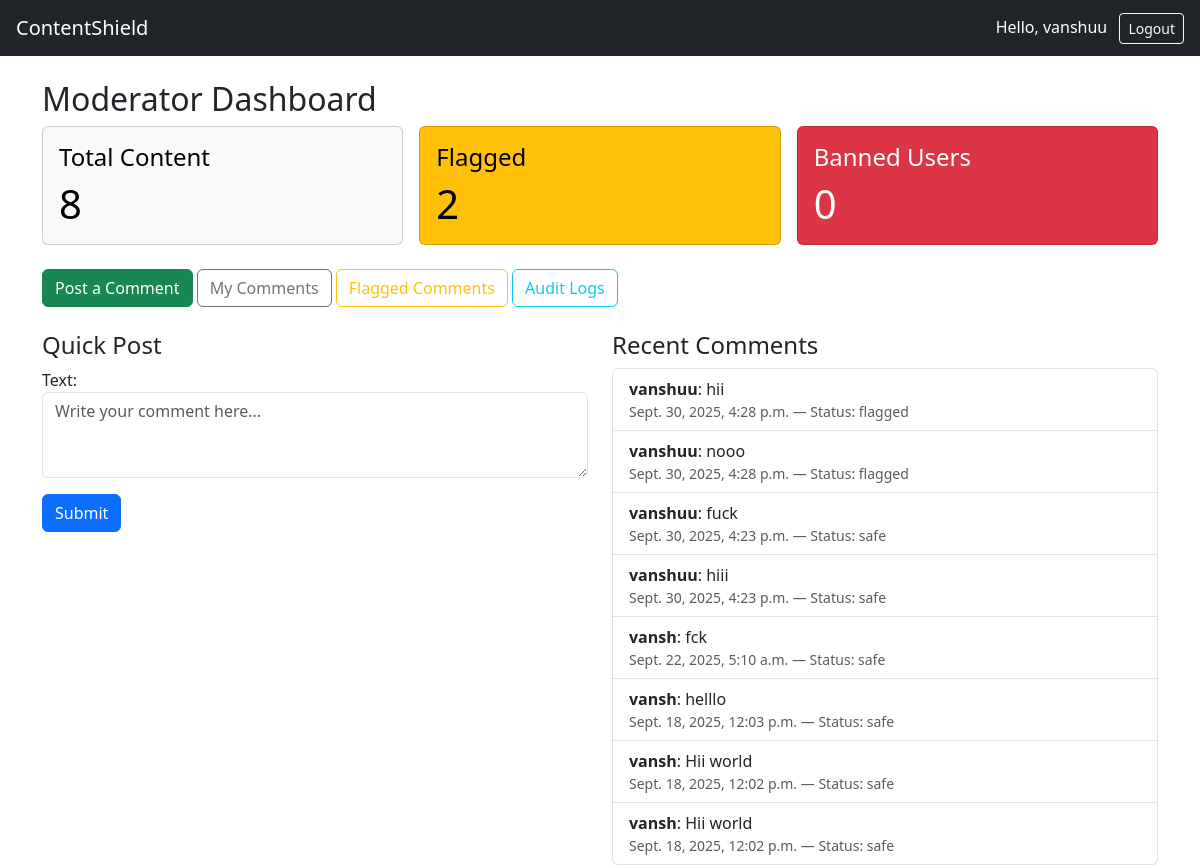
The app's page /dashboard/ (signed in) with its own data.
### users/models.py (models this page shows, shortened)
class User(AbstractUser):
    ROLE_CHOICES = (
        ('admin', 'Admin'),
        ('moderator', 'Moderator'),
        ('user', 'User'),
    )
    role = models.CharField(max_length=20, choices=ROLE_CHOICES, default='user')
    is_banned = models.BooleanField(default=False)

### moderation/models.py (models this page shows, shortened)
class Content(models.Model):
    STATUS_CHOICES = (
        ('safe', 'Safe'),
        ('flagged', 'Flagged'),
        ('banned', 'Banned'),
    )
    user = models.ForeignKey(User, on_delete=models.CASCADE, related_name="contents")
    text = models.CharField(max_length=1000)
    created_at = models.DateTimeField(auto_now_add=True)  # use auto_now_add, not auto_now
    status = models.CharField(max_length=20, choices=STATUS_CHOICES, default='safe')

### dashboard/views.py (the view)
# urls.py: path('', dashboard_home, name='dashboard_home'),
@login_required
def dashboard_home(request):
    total_content = Content.objects.count()
    flagged_content = Content.objects.filter(status="flagged").count()
    banned_users = request.user.__class__.objects.filter(is_banned=True).count()
    stats = {
        "total_content": total_content,
        "flagged_content": flagged_content,
        "banned_users": banned_users,
    }
    recent_comments = Content.objects.order_by("-created_at")[:10]
    form = ContentForm()
    return render(
        request,
        "dashboard/home.html",
        {"stats": stats, "recent_comments": recent_comments, "form": form},
    )

### moderation/forms.py
class ContentForm(forms.ModelForm):
    class Meta:
        model = Content
        fields = ["text"]
        widgets = {
            "text": forms.Textarea(
                attrs={
                    "rows": 3,
                    "placeholder": "Write your comment here...",
                    "class": "form-control",
                }
            )
        }

### dashboard/templates/dashboard/home.html (shortened to what this page needs)
{% extends "base.html" %}
{% block content %}
<h2>Moderator Dashboard</h2>
<div class="row g-3">
  <div class="col-md-4">
    <div class="card text-bg-light">
      <div class="card-body">
        <div class="h4">Total Content</div>
        <div class="display-6">{{ stats.total_content }}</div>
      </div>
    </div>
  </div>
  <div class="col-md-4">
    <div class="card text-bg-warning">
      <div class="card-body">
        <div class="h4">Flagged</div>
        <div class="display-6">{{ stats.flagged_content }}</div>
      </div>
    </div>
  </div>
  <div class="col-md-4">
    <div class="card text-bg-danger">
      <div class="card-body">
        <div class="h4">Banned Users</div>
        <div class="display-6">{{ stats.banned_users }}</div>
      </div>
    </div>
  </div>
</div>
<div class="mt-4">
  <a href="{% url 'post_comment' %}" class="btn btn-success">Post a Comment</a>
  <a href="{% url 'my_comments' %}" class="btn btn-outline-secondary">My Comments</a>
  <a href="{% url 'flagged_comments' %}" class="btn btn-outline-warning">Flagged Comments</a>
  <a href="{% url 'audit_logs' %}" class="btn btn-outline-info">Audit Logs</a>
</div>
<div class="row mt-4">
  <div class="col-md-6">
    <h4>Quick Post</h4>
    <form method="post" action="{% url 'post_comment' %}">
      {{ form.as_p }}
      <button type="submit" class="btn btn-primary">Submit</button>
    </form>
  </div>
  <div class="col-md-6">
    <h4>Recent Comments</h4>
    <ul class="list-group">
      {% for c in recent_comments %}
        <li class="list-group-item">
          <strong>{{ c.user.username }}</strong>: {{ c.text }}
          <div class="small text-muted">{{ c.created_at }} — Status: {{ c.status }}</div>
        </li>
      {% empty %}
        <li class="list-group-item">No comments yet.</li>
      {% endfor %}
    </ul>
  </div>
</div>
{% endblock %}

### templates/base.html (shortened to what this page needs)
<!DOCTYPE html>
<html lang="en">
<head>
  <link href="https://cdn.jsdelivr.net/npm/bootstrap@5.3.0/dist/css/bootstrap.min.css" rel="stylesheet">
</head>
<body>
  <nav class="navbar navbar-dark bg-dark px-3">
    <a class="navbar-brand" href="{% url 'home' %}">ContentShield</a>
    <div>
      {% if user.is_authenticated %}
        <span class="text-white">Hello, {{ user.username }}</span>
        <a href="{% url 'logout' %}" class="btn btn-sm btn-outline-light ms-2">Logout</a>
      {% else %}
        <a href="{% url 'login' %}" class="btn btn-sm btn-outline-light">Login</a>
        <a href="{% url 'register' %}" class="btn btn-sm btn-primary ms-2">Register</a>
      {% endif %}
    </div>
  </nav>
  <div class="container mt-4">
    {% block content %}{% endblock %}
  </div>
</body>
</html>

### records on screen
User: username "vanshuu"
Content: user.username "vanshuu", text "hii", created_at "Sept. 30, 2025, 4:28 p.m.", status "flagged"
Content: user.username "vanshuu", text "nooo", created_at "Sept. 30, 2025, 4:28 p.m.", status "flagged"
Content: user.username "vanshuu", text "fuck", created_at "Sept. 30, 2025, 4:23 p.m.", status "safe"
Content: user.username "vanshuu", text "hiii", created_at "Sept. 30, 2025, 4:23 p.m.", status "safe"
Content: user.username "vansh", text "fck", created_at "Sept. 22, 2025, 5:10 a.m.", status "safe"
Content: user.username "vansh", text "helllo", created_at "Sept. 18, 2025, 12:03 p.m.", status "safe"
Content: user.username "vansh", text "Hii world", created_at "Sept. 18, 2025, 12:02 p.m.", status "safe"
Content: user.username "vansh", text "Hii world", created_at "Sept. 18, 2025, 12:02 p.m.", status "safe"

### other values on screen
{{ stats.total_content }} "8"
{{ stats.flagged_content }} "2"
{{ stats.banned_users }} "0"
